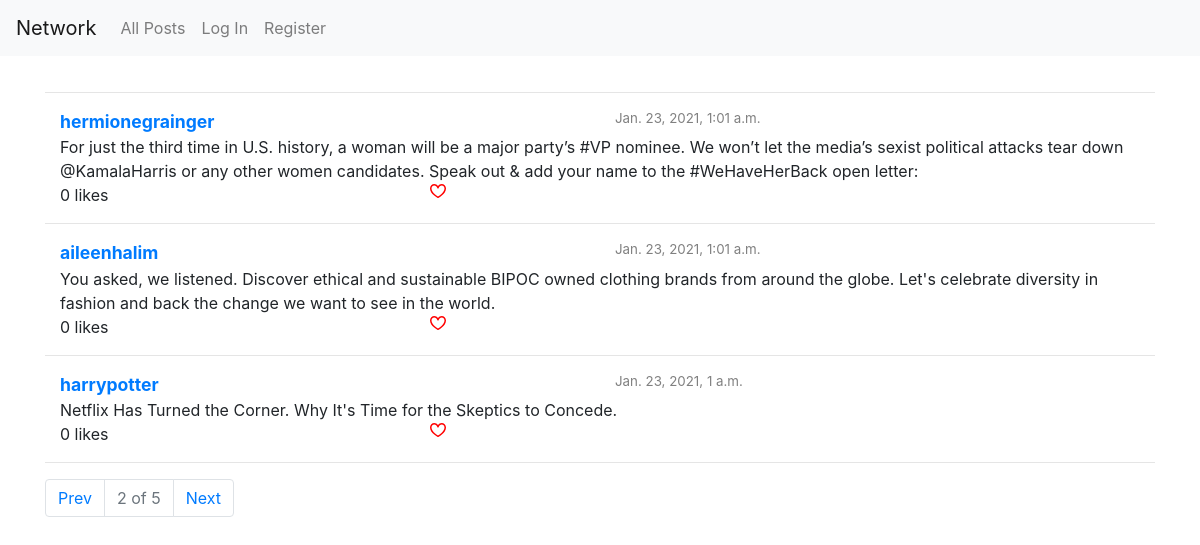
The app's page /?pg=2 with its own data.
### network/models.py (models this page shows, shortened)
class Post(models.Model):
    user = models.ForeignKey(User, on_delete=models.CASCADE)
    post_content = models.TextField(max_length=280)
    likes = models.ManyToManyField(User, blank=True, related_name='user_likes')
    created_timestamp = models.DateTimeField(auto_now_add=True)
    edited_timestamp = models.DateTimeField(auto_now=True)

class User(AbstractUser):
    following = models.ManyToManyField('self', blank=True, related_name='followers', symmetrical=False)

### network/views.py (the view)
# urls.py: path("", views.index, name="index"),
def index(request):
    if request.method == 'POST' and request.user.is_authenticated:
        p = PostForm(request.POST)
        if p.is_valid():
            r = Post(user = request.user, post_content = p.cleaned_data['post_content'])
            r.save()
            return HttpResponseRedirect(reverse("index"))
    posts = Post.objects.order_by('-created_timestamp')
    duration_dict = {}
    for post in posts:
        duration_dict[post.id] = duration(post.edited_timestamp)
    form = PostForm()
    p = paginate_post(posts, request.GET.get('pg'))
    return render(request, "network/index.html", {
        'form': form,
        'posts': p['posts_paginated'].page(p['pg']),
        'durations': duration_dict,
        'p': p,
    })

### network/helpers.py (called while the page is built)
def paginate_post(posts, pg):
    posts_paginated = Paginator(posts,3)
    if pg == None:
        pg = 1
    else:
        pg = int(pg)
    pg_prev = None
    pg_next = None
    if posts_paginated.page(pg).has_previous():
        pg_prev = pg - 1
    if posts_paginated.page(pg).has_next():
        pg_next = pg + 1
    return {
        'posts_paginated': posts_paginated,
        'pg': pg,
        'pg_prev': pg_prev,
        'pg_next': pg_next,
        'pg_index': f'{pg} of {posts_paginated.num_pages}',
    }

### network/templates/network/index.html (shortened to what this page needs)
{% extends "network/layout.html" %}
{% load static %}
{% block body %}
    <div class="container">
        <div style="padding: 10px;"></div>
        <hr>
        {% for post in posts %}
            <div class="container">
                <div class="row">
                    <div class="col allPostUsername"><a href="{% url 'user' post.user.username %}">{{ post.user.username }}</a></div>
                    <div class="col allPostTimestamp">{{ post.created_timestamp }}</div>
                </div>
                <div class="row" id="content_row{{post.id}}">
                    <div class="col" id="post{{post.id}}">{{ post.post_content }}</div>
                </div>
                <div class="row">
                    <div class="col" id="likes_count">{{ post.likes.all.count}} likes</div>
                    <div class="col" id="like_div" data-postid="{{post.id}}">
                        <img src="{% static 'network/heart.svg' %}" id="heart" class="pointer" style="display: {% if user in post.likes.all %} none {% else %} block {% endif %};">
                    </div>
                    <div class="col" id="edit_div{{post.id}}">
                    </div>
                </div>
            </div>
            <hr>
        {% endfor %}
        {% if p.pg_prev or p.pg_next %}
            <nav aria-label="page navigation">
                <ul class="pagination">
                    <li class="page-item {% if not p.pg_prev %} disabled {% endif %}"><a class="page-link" href="?pg={{ p.pg_prev }}">Prev</a></li>
                    <li class="page-item disabled"><a class="page-link">{{ p.pg_index }}</a></li>
                    <li class="page-item {% if not p.pg_next %} disabled {% endif %}"><a class="page-link" href="?pg={{ p.pg_next }}">Next</a></li>
                </ul>
            </nav>
        {% endif %}
    </div>
{% endblock %}

### network/static/network/styles.css (style rules this page uses)
.allPostUsername { font-weight: bold; font-size: 1.1em; }
.allPostTimestamp { color: grey; font-size: smaller; }
.pointer { cursor: pointer; }

### records on screen
Post: user.username "hermionegrainger", created_timestamp "Jan. 23, 2021, 1:01 a.m.", post_content "For just the third time in U.S. history, a woman will be a major party’s #VP nominee. We won’t let the media’s sexist political attacks tear down @KamalaHarris or any other women candidates. Speak out & add your name to the #WeHaveHerBack open letter:", likes.all.count "0"
Post: user.username "aileenhalim", created_timestamp "Jan. 23, 2021, 1:01 a.m.", post_content "You asked, we listened. Discover ethical and sustainable BIPOC owned clothing brands from around the globe. Let's celebrate diversity in fashion and back the change we want to see in the world.", likes.all.count "0"
Post: user.username "harrypotter", created_timestamp "Jan. 23, 2021, 1 a.m.", post_content "Netflix Has Turned the Corner. Why It's Time for the Skeptics to Concede.", likes.all.count "0"

### other values on screen
{{ p.pg_index }} "2 of 5"
